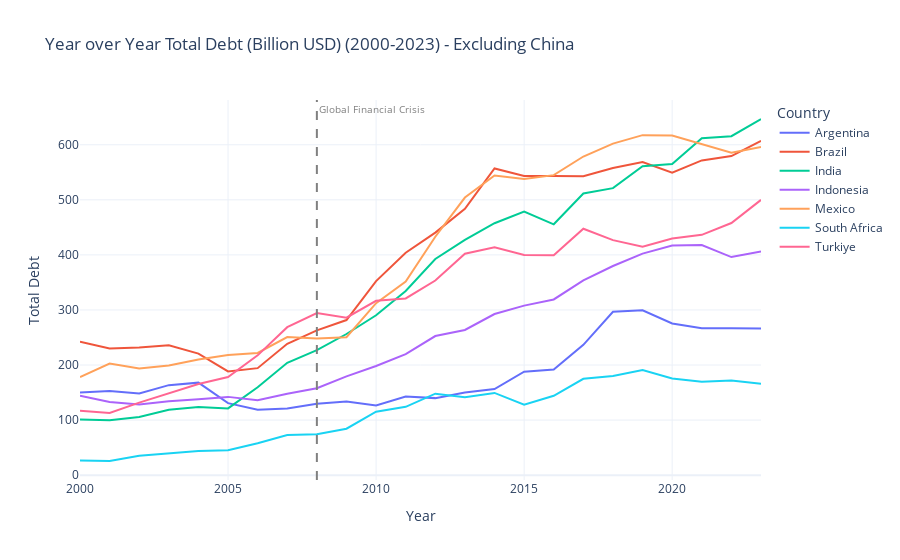

Source (notebook cell):
### Code cell
# Exclude China from the trimmed DataFrame
df_trimmed_no_china = df_trimmed[df_trimmed['Country'] != 'China'].copy()

# Create the interactive line plot for Total Debt with trimmed and China-excluded data
fig = px.line(
    df_trimmed_no_china, # Use the trimmed and China-excluded DataFrame here
    x='Year',
    y='Total_Debt_Billion_USD',
    color='Country',
    title='Year over Year Total Debt (Billion USD) (2000-2023) - Excluding China', # Updated title for clarity
    labels={
        "Total_Debt_Billion_USD": "Total Debt",
    },
    template='plotly_white'
)

# Add a vertical line at the year 2008
fig.add_vline(
    x=2008,
    line_dash="dash",
    line_color="gray",
    annotation_text="Global Financial Crisis", # Add annotation text
    annotation_position="top right",
    annotation_font_size=10,
    annotation_font_color="gray"
)

# Display the plot
fig.show()

### Figure 1 — Plotly figure (JSON) as saved in the notebook; plotly's stock layout.template omitted (floating-point values rounded to 4 significant figures)
{"data": [{"hovertemplate": "Country=Argentina<br>Year=%{x}<br>Total Debt=%{y}<extra></extra>", "legendgroup": "Argentina", "line": {"color": "#636efa", "dash": "solid"}, "marker": {"symbol": "circle"}, "mode": "lines", "name": "Argentina", "orientation": "v", "showlegend": true, "type": "scatter", "x": [2000, 2001, 2002, 2003, 2004, 2005, 2006, 2007, 2008, 2009, 2010, 2011, 2012, 2013, 2014, 2015, 2016, 2017, 2018, 2019, 2020, 2021, 2022, 2023], "xaxis": "x", "y": [150.1, 152.6, 148.3, 163.4, 168.0, 130.8, 118.9, 120.8, 129.8, 133.7, 126.6, 142.9, 139.9, 150.2, 156.4, 188.0, 191.7, 236.7, 296.7, 299.4, 275.5, 266.8, 266.9, 266.2], "yaxis": "y"}, {"hovertemplate": "Country=Brazil<br>Year=%{x}<br>Total Debt=%{y}<extra></extra>", "legendgroup": "Brazil", "line": {"color": "#EF553B", "dash": "solid"}, "marker": {"symbol": "circle"}, "mode": "lines", "name": "Brazil", "orientation": "v", "showlegend": true, "type": "scatter", "x": [2000, 2001, 2002, 2003, 2004, 2005, 2006, 2007, 2008, 2009, 2010, 2011, 2012, 2013, 2014, 2015, 2016, 2017, 2018, 2019, 2020, 2021, 2022, 2023], "xaxis": "x", "y": [242.5, 230.0, 231.9, 235.9, 220.7, 188.4, 194.3, 238.4, 263.0, 281.7, 352.4, 404.0, 440.5, 483.7, 556.9, 543.4, 543.3, 543.0, 557.8, 568.7, 549.3, 571.5, 579.5, 607.1], "yaxis": "y"}, {"hovertemplate": "Country=India<br>Year=%{x}<br>Total Debt=%{y}<extra></extra>", "legendgroup": "India", "line": {"color": "#00cc96", "dash": "solid"}, "marker": {"symbol": "circle"}, "mode": "lines", "name": "India", "orientation": "v", "showlegend": true, "type": "scatter", "x": [2000, 2001, 2002, 2003, 2004, 2005, 2006, 2007, 2008, 2009, 2010, 2011, 2012, 2013, 2014, 2015, 2016, 2017, 2018, 2019, 2020, 2021, 2022, 2023], "xaxis": "x", "y": [101.1, 99.5, 105.7, 118.9, 123.6, 121.2, 159.5, 204.1, 227.1, 256.3, 290.4, 334.4, 392.6, 427.2, 457.5, 478.8, 455.5, 511.6, 521.2, 561.0, 565.0, 612.0, 615.5, 646.8], "yaxis": "y"}, {"hovertemplate": "Country=Indonesia<br>Year=%{x}<br>Total Debt=%{y}<extra></extra>", "legendgroup": "Indonesia", "line": {"color": "#ab63fa", "dash": "solid"}, "marker": {"symbol": "circle"}, "mode": "lines", "name": "Indonesia", "orientation": "v", "showlegend": true, "type": "scatter", "x": [2000, 2001, 2002, 2003, 2004, 2005, 2006, 2007, 2008, 2009, 2010, 2011, 2012, 2013, 2014, 2015, 2016, 2017, 2018, 2019, 2020, 2021, 2022, 2023], "xaxis": "x", "y": [144.0, 132.7, 128.4, 134.4, 138.0, 142.1, 136.0, 147.8, 157.9, 179.4, 198.3, 219.6, 252.6, 263.6, 292.6, 307.8, 319.1, 353.7, 379.9, 402.4, 417.1, 417.9, 396.0, 406.1], "yaxis": "y"}, {"hovertemplate": "Country=Mexico<br>Year=%{x}<br>Total Debt=%{y}<extra></extra>", "legendgroup": "Mexico", "line": {"color": "#FFA15A", "dash": "solid"}, "marker": {"symbol": "circle"}, "mode": "lines", "name": "Mexico", "orientation": "v", "showlegend": true, "type": "scatter", "x": [2000, 2001, 2002, 2003, 2004, 2005, 2006, 2007, 2008, 2009, 2010, 2011, 2012, 2013, 2014, 2015, 2016, 2017, 2018, 2019, 2020, 2021, 2022, 2023], "xaxis": "x", "y": [178.1, 202.6, 193.5, 199.3, 210.0, 218.2, 221.8, 250.7, 248.2, 250.5, 312.3, 351.7, 433.0, 504.1, 544.2, 538.0, 544.8, 578.6, 602.0, 617.4, 616.7, 601.5, 585.5, 595.9], "yaxis": "y"}, {"hovertemplate": "Country=South Africa<br>Year=%{x}<br>Total Debt=%{y}<extra></extra>", "legendgroup": "South Africa", "line": {"color": "#19d3f3", "dash": "solid"}, "marker": {"symbol": "circle"}, "mode": "lines", "name": "South Africa", "orientation": "v", "showlegend": true, "type": "scatter", "x": [2000, 2001, 2002, 2003, 2004, 2005, 2006, 2007, 2008, 2009, 2010, 2011, 2012, 2013, 2014, 2015, 2016, 2017, 2018, 2019, 2020, 2021, 2022, 2023], "xaxis": "x", "y": [26.67, 25.68, 35.1, 40.11, 44.01, 45.09, 57.94, 72.81, 74.27, 84.38, 115.3, 124.1, 148.0, 141.6, 149.3, 127.7, 144.0, 175.0, 180.2, 190.7, 175.4, 169.4, 171.7, 165.8], "yaxis": "y"}, {"hovertemplate": "Country=Turkiye<br>Year=%{x}<br>Total Debt=%{y}<extra></extra>", "legendgroup": "Turkiye", "line": {"color": "#FF6692", "dash": "solid"}, "marker": {"symbol": "circle"}, "mode": "lines", "name": "Turkiye", "orientation": "v", "showlegend": true, "type": "scatter", "x": [2000, 2001, 2002, 2003, 2004, 2005, 2006, 2007, 2008, 2009, 2010, 2011, 2012, 2013, 2014, 2015, 2016, 2017, 2018, 2019, 2020, 2021, 2022, 2023], "xaxis": "x", "y": [116.8, 112.9, 131.8, 148.4, 165.5, 178.3, 217.5, 268.7, 294.4, 286.0, 316.7, 321.0, 353.4, 402.2, 413.9, 399.7, 399.3, 447.4, 426.8, 414.9, 429.8, 436.4, 457.9, 499.8], "yaxis": "y"}], "layout": {"annotations": [{"font": {"color": "gray", "size": 10}, "showarrow": false, "text": "Global Financial Crisis", "x": 2008, "xanchor": "left", "xref": "x", "y": 1, "yanchor": "top", "yref": "y domain"}], "legend": {"title": {"text": "Country"}, "tracegroupgap": 0}, "shapes": [{"line": {"color": "gray", "dash": "dash"}, "type": "line", "x0": 2008, "x1": 2008, "xref": "x", "y0": 0, "y1": 1, "yref": "y domain"}], "title": {"text": "Year over Year Total Debt (Billion USD) (2000-2023) - Excluding China"}, "xaxis": {"anchor": "y", "domain": [0, 1], "title": {"text": "Year"}}, "yaxis": {"anchor": "x", "domain": [0, 1], "title": {"text": "Total Debt"}}}}
